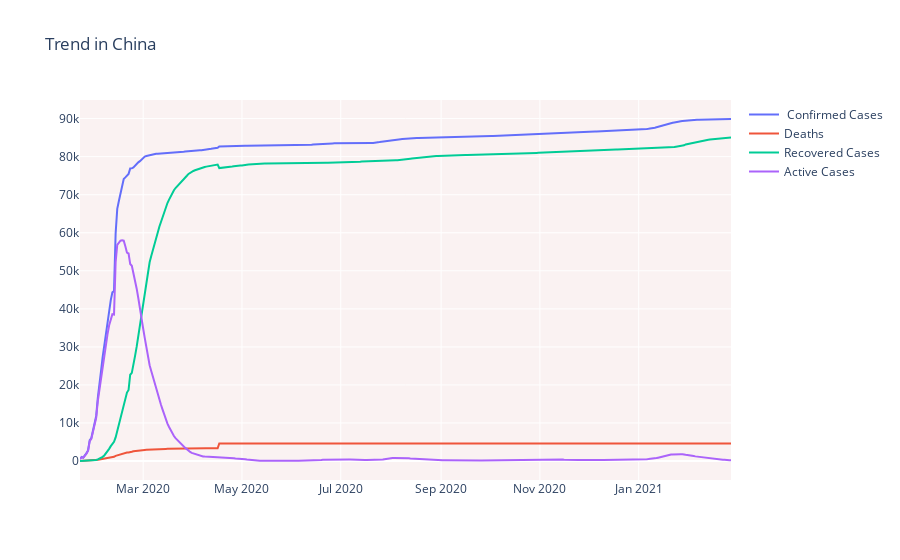

Source (notebook cell):
### Markdown cell above
Let's visualize this in 1 single graph for comparision

### Code cell
#Visualizing Cumaltive trends
fig = go.Figure()
fig.add_trace(go.Scatter(x=df_china['ObservationDate'], y=df_china['Confirmed'],
                    mode='lines',name=' Confirmed Cases'))
fig.add_trace(go.Scatter(x=df_china['ObservationDate'], y=df_china['Deaths'], 
                mode='lines',name='Deaths'))
fig.add_trace(go.Scatter(x=df_china['ObservationDate'], y=df_china['Recovered'], 
                mode='lines',name='Recovered Cases'))
fig.add_trace(go.Scatter(x=df_china['ObservationDate'], y=df_china['ActiveCases'], 
                mode='lines',name='Active Cases'))

        
    
fig.update_layout(title_text='Trend in China',plot_bgcolor='rgb(250, 242, 242)')

fig.show()

### Figure 1 — Plotly figure (JSON) as saved in the notebook; plotly's stock layout.template omitted (floating-point values rounded to 4 significant figures; data arrays with more than 128 entries replaced by an {"elided": "..."} marker saying what was removed)
{"data": [{"mode": "lines", "name": " Confirmed Cases", "type": "scatter", "x": {"elided": "403 str values"}, "y": {"elided": "403 int values"}}, {"mode": "lines", "name": "Deaths", "type": "scatter", "x": {"elided": "403 str values"}, "y": {"elided": "403 int values"}}, {"mode": "lines", "name": "Recovered Cases", "type": "scatter", "x": {"elided": "403 str values"}, "y": {"elided": "403 int values"}}, {"mode": "lines", "name": "Active Cases", "type": "scatter", "x": {"elided": "403 str values"}, "y": {"elided": "403 int values"}}], "layout": {"plot_bgcolor": "rgb(250, 242, 242)", "title": {"text": "Trend in China"}}}
